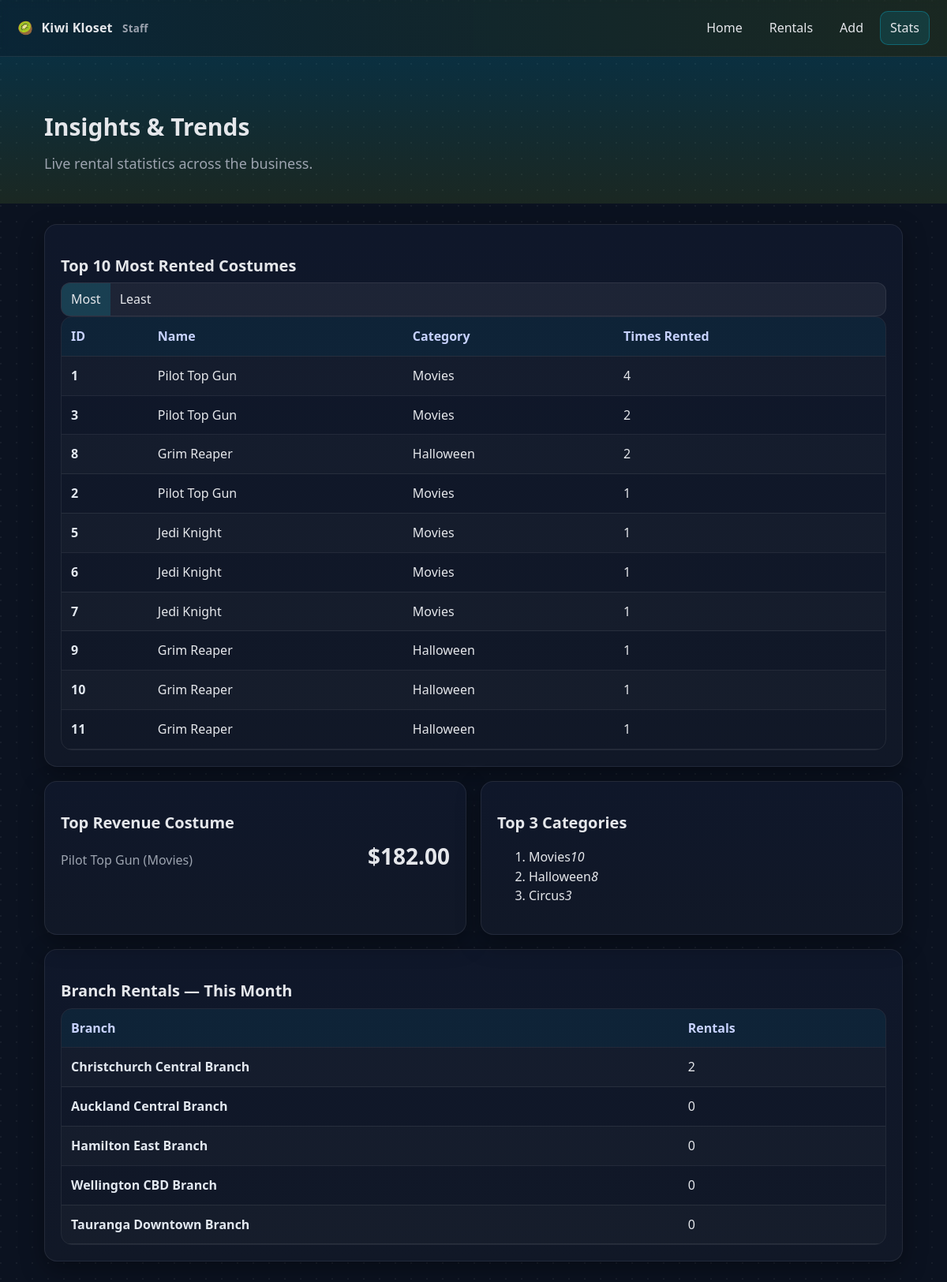
The app's page /stats.php with its own data.
### tables this page shows
CREATE TABLE costumes (
    id INT PRIMARY KEY,
	is_available TINYINT(1) NOT NULL,
	branch_id INT NOT NULL,
	name VARCHAR(255) NOT NULL,
	size VARCHAR(255) NOT NULL,
	daily_rate DECIMAL(10, 2) NOT NULL,
	category VARCHAR(255) NOT NULL
);

CREATE TABLE branches (
	id INT PRIMARY KEY,
    name varchar(255) NOT NULL,
    location VARCHAR(255) NOT NULL,
	email VARCHAR(255) NOT NULL
);

### stats.php (the view, shortened to what this page needs)
<?php
require 'db.php';
$popularity = in_enum('popularity',['most','least'],'most');
$orderSql = ($popularity==='least') ? 'ORDER BY times_rented ASC, c.id ASC' : 'ORDER BY times_rented DESC, c.id ASC';
function qall($sql,$params=[]){ try{$s=db()->prepare($sql);$s->execute($params);return $s->fetchAll();}catch(Throwable $e){return ['__error__'=>$e->getMessage()];}}
$topCostumes = qall("
  SELECT c.id,c.name,c.category,COUNT(r.id) AS times_rented
  FROM costumes c LEFT JOIN rentals r ON r.costume_id=c.id
  GROUP BY c.id,c.name,c.category
  $orderSql LIMIT 10
");
$topRevenue = qall("
  SELECT c.id,c.name,c.category,
  SUM(GREATEST(TIMESTAMPDIFF(DAY,r.start_datetime,COALESCE(r.end_datetime,NOW()))+1,1)*c.daily_rate) AS revenue
  FROM costumes c JOIN rentals r ON r.costume_id=c.id
  GROUP BY c.id,c.name,c.category
  ORDER BY revenue DESC LIMIT 1
");
$topCategories = qall("
  SELECT c.category,COUNT(r.id) AS rentals_count
  FROM costumes c LEFT JOIN rentals r ON r.costume_id=c.id
  GROUP BY c.category ORDER BY rentals_count DESC LIMIT 3
");
$branchMonth = qall("
  SELECT b.id AS branch_id,b.name AS branch_name,COUNT(r.id) AS rentals_this_month
  FROM branches b LEFT JOIN costumes c ON c.branch_id=b.id
  LEFT JOIN rentals r ON r.costume_id=c.id
    AND YEAR(r.start_datetime)=YEAR(CURDATE())
    AND MONTH(r.start_datetime)=MONTH(CURDATE())
  GROUP BY b.id,b.name ORDER BY rentals_this_month DESC
");
?>
<!doctype html>
<html lang="en">
<head>
  <link rel="stylesheet" href="assets/css/style.css">
</head>
<body class="bg-grid">
<section class="hero deep">
  <div class="container">
    <h1>Insights & Trends</h1>
    <p class="lead">Live rental statistics across the business.</p>
  </div>
</section>
<main class="container">
  <div class="card elevation">
    <div class="between">
      <h2>Top 10 <?=h(ucfirst($popularity))?> Rented Costumes</h2>
      <div class="segmented">
        <a class="<?= $popularity==='most'?'on':''?>" href="stats.php?popularity=most">Most</a>
        <a class="<?= $popularity==='least'?'on':''?>" href="stats.php?popularity=least">Least</a>
      </div>
    </div>
    <?php
      if(isset($topCostumes['__error__'])) echo '<div class="alert error">'.h($topCostumes['__error__']).'</div>';
      elseif(!$topCostumes) echo '<div class="empty">No data found.</div>';
      else {
        echo '<div class="table-wrap"><table class="table fancy"><thead><tr><th>ID</th><th>Name</th><th>Category</th><th>Times Rented</th></tr></thead><tbody>';
        foreach($topCostumes as $r){
          echo '<tr><td>'.h($r['id']).'</td><td>'.h($r['name']).'</td><td>'.h($r['category']).'</td><td>'.h($r['times_rented']).'</td></tr>';
        }
        echo '</tbody></table></div>';
      }
    ?>
  </div>
  <div class="spacer"></div>
  <div class="grid-2">
    <div class="card elevation">
      <h2>Top Revenue Costume</h2>
      <?php
        if(isset($topRevenue['__error__'])) echo '<div class="alert error">'.h($topRevenue['__error__']).'</div>';
        elseif(!$topRevenue) echo '<div class="empty">No revenue data.</div>';
        else { $r=$topRevenue[0];
          echo '<div class="metric"><div class="metric-label">'.h($r['name']).' ('.h($r['category']).')</div>
                <div class="metric-value">$'.h(number_format($r['revenue'],2)).'</div></div>';
        }
      ?>
    </div>
    <div class="card elevation">
      <h2>Top 3 Categories</h2>
      <?php
        if(isset($topCategories['__error__'])) echo '<div class="alert error">'.h($topCategories['__error__']).'</div>';
        elseif(!$topCategories) echo '<div class="empty">No category data.</div>';
        else {
          echo '<ol class="ranked">';
          foreach($topCategories as $r){
            echo '<li><span>'.h($r['category']).'</span><em>'.h($r['rentals_count']).'</em></li>';
          }
          echo '</ol>';
        }
      ?>
    </div>
  </div>
  <div class="spacer"></div>
  <div class="card elevation">
    <h2>Branch Rentals — This Month</h2>
    <?php
      if(isset($branchMonth['__error__'])) echo '<div class="alert error">'.h($branchMonth['__error__']).'</div>';
      elseif(!$branchMonth) echo '<div class="empty">No branch data.</div>';
      else {
        echo '<div class="table-wrap"><table class="table fancy"><thead><tr><th>Branch</th><th>Rentals</th></tr></thead><tbody>';
        foreach($branchMonth as $r){
          echo '<tr><td>'.h($r['branch_name']).'</td><td>'.h($r['rentals_this_month']).'</td></tr>';
        }
        echo '</tbody></table></div>';
      }
    ?>
  </div>
</main>
</body>
</html>

### style.css (style rules this page uses)
:root { --bg:#0b1220; --card:#0f172a; --panel:#111827; --text:#e5e7eb; --muted:#9ca3af; --brand:#06b6d4; --brand-600:#0891b2; --accent:#a3e635; --warn:#f59e0b; --error:#ef4444; --border:rgba(255,255,255,.08); --shadow:0 10px 30px rgba(0,0,0,.35); }
* { box-sizing:border-box }
html,body { margin:0; padding:0 }
body { font:16px/1.55 system-ui,-apple-system,Segoe UI,Roboto,Arial,sans-serif; color:var(--text); background:var(--bg) }
.bg-grid { background-image: radial-gradient(circle at 1px 1px, rgba(255,255,255,.05) 1px, transparent 0); background-size: 20px 20px; }
.container { max-width:1120px; margin:26px auto; padding:0 16px }
.card { background:linear-gradient(180deg, var(--card), var(--panel)); border:1px solid var(--border); border-radius:16px; padding:20px }
.elevation { box-shadow:var(--shadow) }
.spacer { height:18px }
.hero { padding:40px 0 10px; background:linear-gradient(180deg, rgba(6,182,212,.12), transparent) }
.hero.deep { background:linear-gradient(180deg, rgba(6,182,212,.18), rgba(163,230,53,.10)) }
.hero .lead { color:var(--muted); max-width:860px }
h1 { margin:.2rem 0 .6rem; font-size:30px }
h2 { margin:1rem 0 .4rem; font-size:20px }
p.lead { font-size:18px; margin:.4rem 0 0 }
.table-wrap { overflow:auto; border:1px solid var(--border); border-radius:14px }
table { width:100%; border-collapse:collapse; min-width:760px }
th,td { padding:12px 12px; border-bottom:1px solid var(--border); text-align:left }
th { color:#c7d2fe; background:rgba(6,182,212,.08); position:sticky; top:0 }
tbody tr:nth-child(odd) { background:rgba(255,255,255,.02) }
.table.fancy td:first-child { font-weight:700; color:#e2e8f0 }
.segmented { display:flex; background:rgba(255,255,255,.06); border:1px solid var(--border); border-radius:12px; overflow:hidden }
.segmented a { padding:8px 12px; text-decoration:none; color:var(--text) }
.segmented a.on { background:rgba(6,182,212,.18) }
.grid-2 { display:grid; grid-template-columns:1fr 1fr; gap:18px }
.metric { display:flex; align-items:baseline; justify-content:space-between }
.metric-label { color:var(--muted) }
.metric-value { font-size:28px; font-weight:800 }

### records on screen
costumes: id "1", name "Pilot Top Gun", category "Movies", times_rented "4"
costumes: id "3", name "Pilot Top Gun", category "Movies", times_rented "2"
costumes: id "8", name "Grim Reaper", category "Halloween", times_rented "2"
costumes: id "2", name "Pilot Top Gun", category "Movies", times_rented "1"
costumes: id "5", name "Jedi Knight", category "Movies", times_rented "1"
costumes: id "6", name "Jedi Knight", category "Movies", times_rented "1"
costumes: id "7", name "Jedi Knight", category "Movies", times_rented "1"
costumes: id "9", name "Grim Reaper", category "Halloween", times_rented "1"
costumes: id "10", name "Grim Reaper", category "Halloween", times_rented "1"
costumes: id "11", name "Grim Reaper", category "Halloween", times_rented "1"
branches: name "Christchurch Central Branch", rentals_this_month "2"
branches: name "Auckland Central Branch", rentals_this_month "0"
branches: name "Hamilton East Branch", rentals_this_month "0"
branches: name "Wellington CBD Branch", rentals_this_month "0"
branches: name "Tauranga Downtown Branch", rentals_this_month "0"

### other values on screen
$labelEsc "Home"
$labelEsc "Rentals"
$labelEsc "Add"
$labelEsc "Stats"
$popularity "Most"
$r['revenue'] "182.00"
$r['category'] "Movies"
$r['rentals_count'] "10"
$r['category'] "Halloween"
$r['rentals_count'] "8"
$r['category'] "Circus"
$r['rentals_count'] "3"
